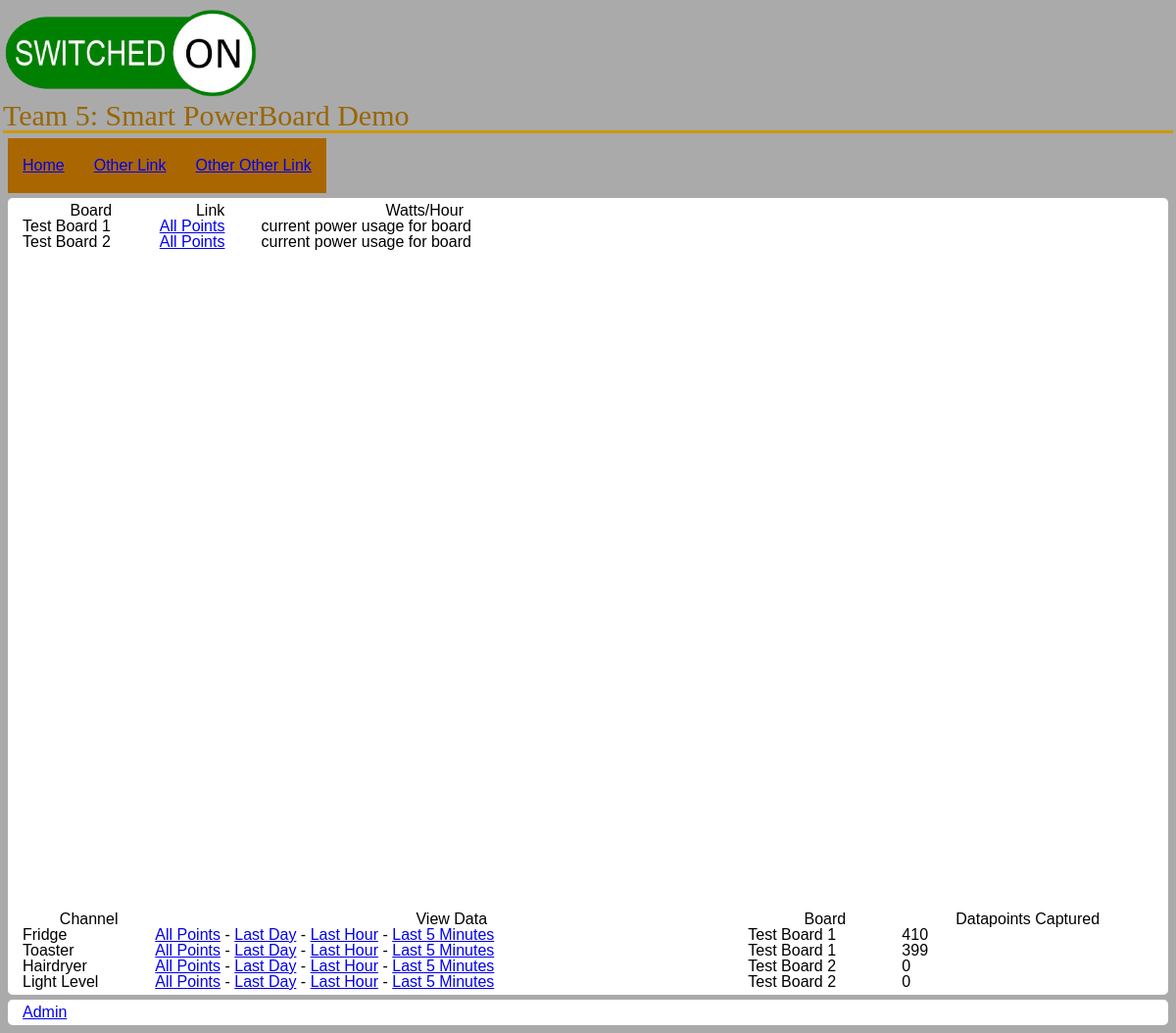
The page / on the database its author committed.
### dashboard/models.py (models this page shows, shortened)
class SmartBoard(models.Model):
    name = models.CharField(max_length=50)
    def __str__(self):
        return self.name

class Channel(models.Model):
    board = models.ForeignKey(SmartBoard,related_name = "channels")
    channel_num = models.IntegerField()
    name = models.CharField(max_length=50)
    units = models.CharField(max_length=50,default="Power")

### dashboard/views.py (the view)
# urls.py: url(r'^$', views.index, name='index'),  #The Homepage
def index(request):
    boards = SmartBoard.objects.all()
    channels = Channel.objects.all()
    return render(request, "index.html",
                  {'channels':channels,
                   'boards':boards} #dictionary object that is used for refference in template
                  )

### dashboard/templates/index.html (shortened to what this page needs)
{% extends "base.html" %}
{% block content %}
    <div style="height:91%">
        <div1 style="float:left; width:50%;">
            <center>
                <table style="width:100%; border-color:blue" border="1">
                    <tr><th>Board</th><th> Link </th></th><th>Watts/Hour</th></tr>
                    {% for board in boards %}
                        <tr>
                            <td>{{ board.name }}</td>
                            <td><a href="{% url 'board' board.id %}">All Points</a></td>
                            <td> current power usage for board</td>
                        </tr>
                    {% endfor %}
                </table>
            </center>
        </div1>
    </div>
    <table style="width:100%" border="1">
        <tr><th>Channel</th><th>View Data</th><th>Board</th><th>Datapoints Captured</th></tr>
        {% for channel in channels %}
            <tr>
                <td>{{ channel.name }}</td>
                <td><a href="{% url 'channel' channel.id %}">All Points</a> - <a href="{% url 'channel' channel.id "day" %}">Last Day</a> - <a href="{% url 'channel' channel.id "hour" %}">Last Hour</a> - <a href="{% url 'channel' channel.id "5minutes" %}">Last 5 Minutes</a></td>
                <td>{{ channel.board }}</td>
                <td>{{ channel.points.count }}</td>
            </tr>
        {% endfor %}
    </table>
{% endblock content %}

### dashboard/static/dashboard/css/site.css (style rules this page uses)
body { font-family: "Trebuchet MS", Verdana, sans-serif; font-size: 16px; background-color: #AAAAAA; padding: 3px; }

### rows shown on the page
SmartBoard: name "Test Board 1"
SmartBoard: name "Test Board 2"
Channel: name "Fridge", board "Test Board 1", points.count "410"
Channel: name "Toaster", board "Test Board 1", points.count "399"
Channel: name "Hairdryer", board "Test Board 2", points.count "0"
Channel: name "Light Level", board "Test Board 2", points.count "0"
